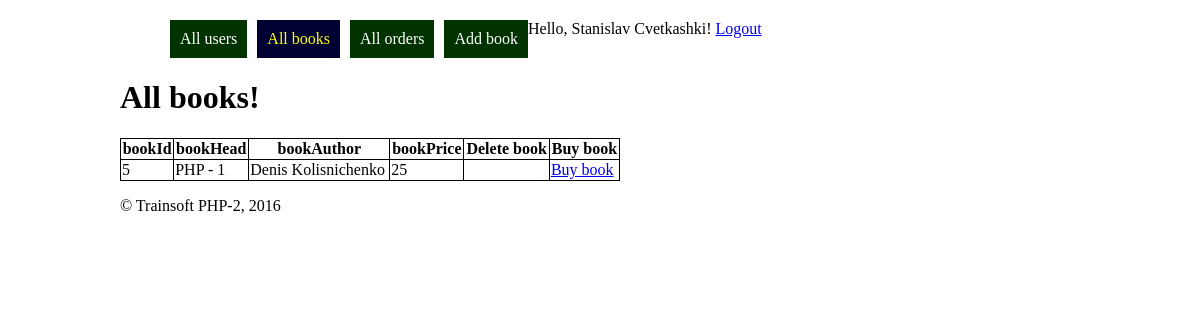
Screenshot of /books.php (signed in) with the database file from the repository.
### tables this page shows
CREATE TABLE `books` (
  `bookId` int(11) NOT NULL,
  `bookHead` varchar(255) NOT NULL,
  `bookAuthor` varchar(255) NOT NULL,
  `bookPrice` float(10,0) NOT NULL
);

### db.php (called while the page is built, shortened)
<?php
	class DB {
		private $host = 'localhost';
		private $user = 'root';
		private $pass = 'c1715am';
		private $db = 'trainsoft1';
		function __construct() {
			$this->link = new mysqli($this->host,
				$this->user, $this->pass, $this->db);
		}
	}

### Book.php (called while the page is built, shortened)
<?php
	class Book extends User {
		function getAllBooks() {
			$sql = 'select * from books';
			$query = mysqli_query($this->link, $sql);
			$arr = array();
			while($row = mysqli_fetch_assoc($query)) {
				$arr[] = $row;
			}
			return $arr;
		}
	}
	$b = new Book();
 ?>

### books.php (the view, shortened to what this page needs)
<?php
include 'Book.php';
?>
<html>
<head>
	<link rel="stylesheet" href="css/css.css">
</head>
<body>
	<div id="wrapper">
		<header id="master-head">
			<nav>
			<ul>
				<li><a href="index.php">All users</a></li>
				<li><a href="books.php" class="clicked">All books</a></li>
				<li><a href="orders.php">All orders</a></li>
				<li><a href="createBook.php">Add book</a></li>
				<?php if(isset($_SESSION['user'])) {
					echo 'Hello, '.$_SESSION['user'].'! <a href="logout.php">Logout</a>';
				}
				else {
					echo '<li><a href="reg.php">Register</a></li>
					<li><a href="login.php">Login</a></li>';
				}
				?>
			</ul>
		</nav>
		</header>
		<div id="main-part">
			<h1>All books!</h1>
			<table>
				<thead>
					<tr>
						<th>bookId</th>
						<th>bookHead</th>
						<th>bookAuthor</th>
						<th>bookPrice</th>
						<th>Delete book</th>
						<th>Buy book</th>
					</tr>
				</thead>
			<?php
				$allBooks = $b->getAllBooks();
				if(isset($_SESSION['user'])) {
						foreach ($allBooks as $value) {
							echo '<tr>';
							$bi = null;
							foreach ($value as $value2) {
								echo '<td>'.$value2.'</td>';
								$bi = $value['bookId'];
							}
									echo '<td></td><td><a href="buyBook.php?id='.$bi.'">Buy book</a></td></tr>';
							}
				}
			 ?>
			</table>
		</div>
		<footer>
			<p>&copy; Trainsoft PHP-2, 2016</p>
		</footer>
	</div>
</body>
</html>

### css/css.css (style rules this page uses)
#wrapper { width: 960px; margin:20px auto; }
#master-head nav ul:after { clear: both; display: block; content: ""; height: 0; }
#master-head nav ul li { float:left; list-style: none; }
#master-head nav ul li a { color:#fff; background: #003300; padding: 10px; display: inline-block; text-decoration: none; margin-left: 10px; }
#master-head nav ul li a.clicked { background: #000033; color:yellow; }

### books.php (style rules this page uses)
table { border:1px solid #000; border-collapse: collapse; width: 500px; }
th,td { border: 1px solid #000; }

### rows the page displays
books: bookId "5", bookHead "PHP - 1", bookAuthor "Denis Kolisnichenko", bookPrice "25"

### other values shown
$_SESSION['user'] "Stanislav Cvetkashki"
